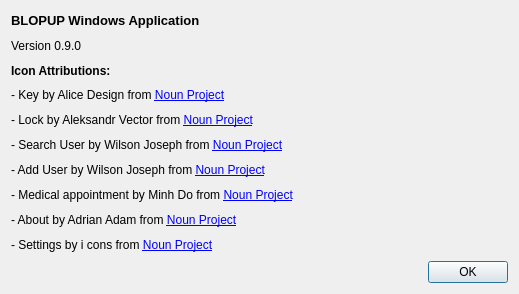
<?xml version="1.0" encoding="UTF-8"?>
<ui version="4.0">
 <class>About</class>
 <widget class="QDialog" name="About">
  <property name="windowModality">
   <enum>Qt::ApplicationModal</enum>
  </property>
  <property name="geometry">
   <rect>
    <x>0</x>
    <y>0</y>
    <width>519</width>
    <height>294</height>
   </rect>
  </property>
  <property name="windowTitle">
   <string>About</string>
  </property>
  <property name="toolTipDuration">
   <number>-5</number>
  </property>
  <layout class="QGridLayout" name="gridLayout">
   <item row="0" column="0">
    <layout class="QVBoxLayout" name="verticalLayout">
     <item>
      <widget class="QLabel" name="lbl_windows_application">
       <property name="font">
        <font>
         <pointsize>10</pointsize>
         <weight>75</weight>
         <bold>true</bold>
        </font>
       </property>
       <property name="text">
        <string>BLOPUP Windows Application</string>
       </property>
      </widget>
     </item>
     <item>
      <widget class="QLabel" name="lbl_version">
       <property name="text">
        <string>Version 0.9.0</string>
       </property>
      </widget>
     </item>
     <item>
      <widget class="QLabel" name="lbl_icon_attributions">
       <property name="font">
        <font>
         <weight>75</weight>
         <bold>true</bold>
        </font>
       </property>
       <property name="text">
        <string>Icon Attributions:</string>
       </property>
      </widget>
     </item>
     <item>
      <widget class="QLabel" name="lbl_icon_1">
       <property name="text">
        <string>- Key by Alice Design from &lt;a href=&quot;https://thenounproject.com/browse/icons/term/key/&quot; target=&quot;_blank&quot; title=&quot;Key Icons&quot;&gt;Noun Project&lt;/a&gt;</string>
       </property>
       <property name="scaledContents">
        <bool>false</bool>
       </property>
      </widget>
     </item>
     <item>
      <widget class="QLabel" name="lbl_icon_2">
       <property name="text">
        <string>- Lock by Aleksandr Vector from &lt;a href=&quot;https://thenounproject.com/browse/icons/term/lock/&quot; target=&quot;_blank&quot; title=&quot;Lock Icons&quot;&gt;Noun Project&lt;/a&gt;</string>
       </property>
      </widget>
     </item>
     <item>
      <widget class="QLabel" name="lbl_icon_3">
       <property name="text">
        <string>- Search User by Wilson Joseph from &lt;a href=&quot;https://thenounproject.com/browse/icons/term/search-user/&quot; target=&quot;_blank&quot; title=&quot;Search User Icons&quot;&gt;Noun Project&lt;/a&gt;</string>
       </property>
      </widget>
     </item>
     <item>
      <widget class="QLabel" name="lbl_icon_4">
       <property name="text">
        <string>- Add User by Wilson Joseph from &lt;a href=&quot;https://thenounproject.com/browse/icons/term/add-user/&quot; target=&quot;_blank&quot; title=&quot;Add User Icons&quot;&gt;Noun Project&lt;/a&gt;</string>
       </property>
      </widget>
     </item>
     <item>
      <widget class="QLabel" name="lbl_icon_5">
       <property name="text">
        <string>- Medical appointment by Minh Do from &lt;a href=&quot;https://thenounproject.com/browse/icons/term/medical-appointment/&quot; target=&quot;_blank&quot; title=&quot;medical appointment Icons&quot;&gt;Noun Project&lt;/a&gt;</string>
       </property>
      </widget>
     </item>
     <item>
      <widget class="QLabel" name="lbl_icon_6">
       <property name="text">
        <string>- About by Adrian Adam from &lt;a href=&quot;https://thenounproject.com/browse/icons/term/about/&quot; target=&quot;_blank&quot; title=&quot;about Icons&quot;&gt;Noun Project&lt;/a&gt;</string>
       </property>
      </widget>
     </item>
     <item>
      <widget class="QLabel" name="lbl_icon_7">
       <property name="text">
        <string>- Settings by i cons from &lt;a href=&quot;https://thenounproject.com/browse/icons/term/settings/&quot; target=&quot;_blank&quot; title=&quot;Settings Icons&quot;&gt;Noun Project&lt;/a&gt;</string>
       </property>
      </widget>
     </item>
    </layout>
   </item>
   <item row="1" column="0">
    <widget class="QDialogButtonBox" name="buttonbox">
     <property name="orientation">
      <enum>Qt::Horizontal</enum>
     </property>
     <property name="standardButtons">
      <set>QDialogButtonBox::Ok</set>
     </property>
    </widget>
   </item>
  </layout>
 </widget>
 <resources/>
 <connections>
  <connection>
   <sender>buttonbox</sender>
   <signal>accepted()</signal>
   <receiver>About</receiver>
   <slot>accept()</slot>
   <hints>
    <hint type="sourcelabel">
     <x>248</x>
     <y>254</y>
    </hint>
    <hint type="destinationlabel">
     <x>157</x>
     <y>274</y>
    </hint>
   </hints>
  </connection>
  <connection>
   <sender>buttonbox</sender>
   <signal>rejected()</signal>
   <receiver>About</receiver>
   <slot>reject()</slot>
   <hints>
    <hint type="sourcelabel">
     <x>316</x>
     <y>260</y>
    </hint>
    <hint type="destinationlabel">
     <x>286</x>
     <y>274</y>
    </hint>
   </hints>
  </connection>
 </connections>
</ui>
